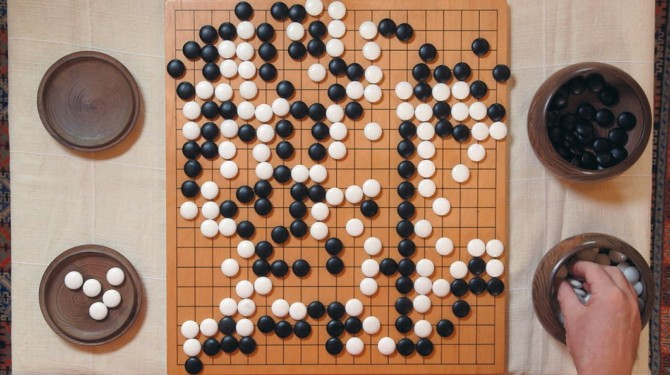
#> input picture study/my_traffic/my_traffic/python_codes/baduk2.jpg, 670 x 375 px
$ python tf_circle_baduk2.py
#> lines starting #> are read from the running program, lines starting #| are printed output that depends on the picture
import cv2
import numpy as np

img = cv2.imread('baduk2.jpg', cv2.IMREAD_GRAYSCALE)
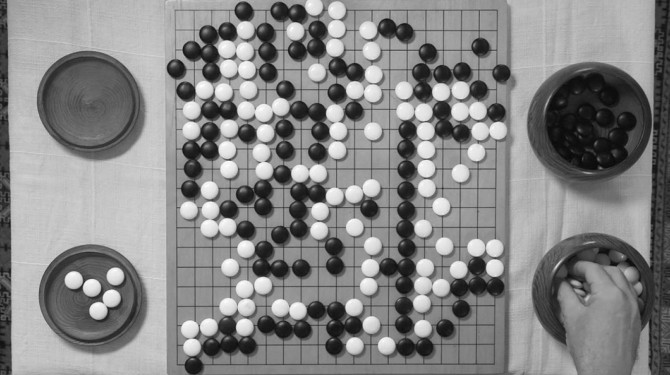
#> img: shape (375, 670); min 7, max 255, mean 133.7
blur = cv2.GaussianBlur(img, (3, 3), 0)
cimg = cv2.cvtColor(blur,cv2.COLOR_GRAY2BGR)

circles = cv2.HoughCircles(blur, cv2.HOUGH_GRADIENT,
                   1,
                   20,
                   param1=50,
                   param2=25,
                   minRadius=0,
                   maxRadius=50)
#> circles = 181 rows, first 8: [89.5, 294.5, 43.8], [594.5, 120.5, 49.4], [597.5, 295.5, 49.4], [96.5, 110.5, 49.4], [384.5, 178.5, 49.4], [347.5, 81.5, 48.3], [324.5, 209.5, 42.7], [415.5, 53.5, 45]

circles = np.uint16(np.around(circles))
#> circles = 181 rows, first 8: [90, 294, 44], [594, 120, 49], [598, 296, 49], [96, 110, 49], [384, 178, 49], [348, 82, 48], [324, 210, 43], [416, 54, 45]

for i in circles[0,:]:
    cv2.circle(cimg,(i[0],i[1]),i[2],(0,255,0),2)
    cv2.circle(cimg,(i[0],i[1]),2,(0,0,255),3)
#> this loop made 181 passes
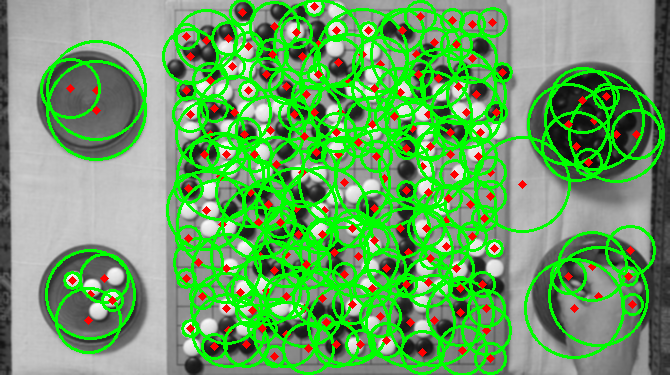
#> cimg: shape (375, 670, 3); mean B, G, R 99.6, 163.6, 106.5

cv2.imshow('img', cimg)
cv2.waitKey(0)
cv2.destroyAllWindows()

$ run again, with study/my_traffic/my_traffic/python_codes/baduk1.jpg copied over study/my_traffic/my_traffic/python_codes/baduk2.jpg
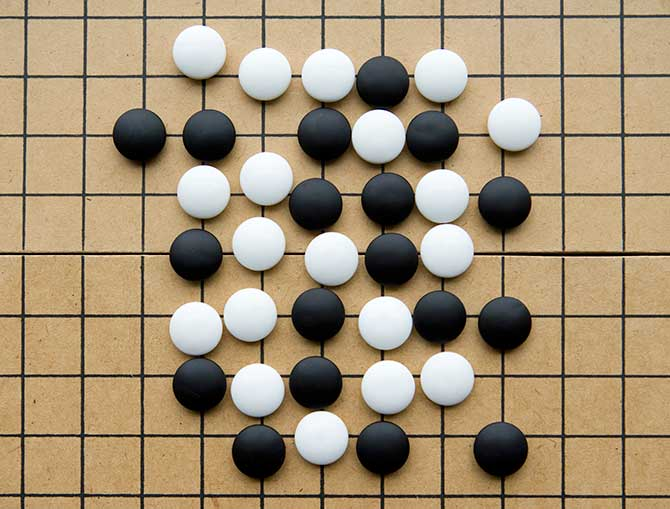
#> input picture study/my_traffic/my_traffic/python_codes/baduk1.jpg, 670 x 509 px
#> `img = cv2.imread('baduk2.jpg', cv2.IMREAD_GRAYSCALE)`:
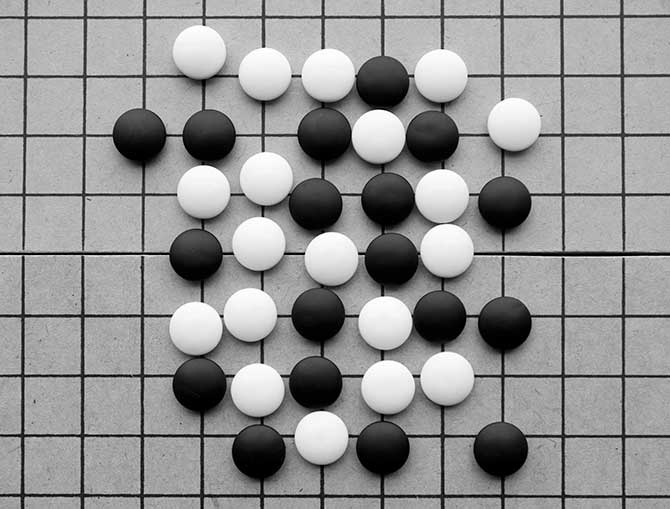
#> img: shape (509, 670); min 0, max 255, mean 147.8
#> `circles = cv2.HoughCircles(blur, cv2.HOUGH_GRADIENT, 1, 20, param1=50,..`: circles = 166 rows, first 8: [315.5, 382.5, 27.1], [391.5, 259.5, 27], [504.5, 323.5, 27.1], [431.5, 136.5, 27.1], [575.5, 327.5, 49.4], [489.5, 429.5, 49.4], [543.5, 388.5, 49.4], [514.5, 216.5, 49.4]
#> `circles = np.uint16(np.around(circles))`: circles = 166 rows, first 8: [316, 382, 27], [392, 260, 27], [504, 324, 27], [432, 136, 27], [576, 328, 49], [490, 430, 49], [544, 388, 49], [514, 216, 49]
#> the loop `for i in circles[0,:]:` made 166 passes
#> after the loop `for i in circles[0,:]:`:
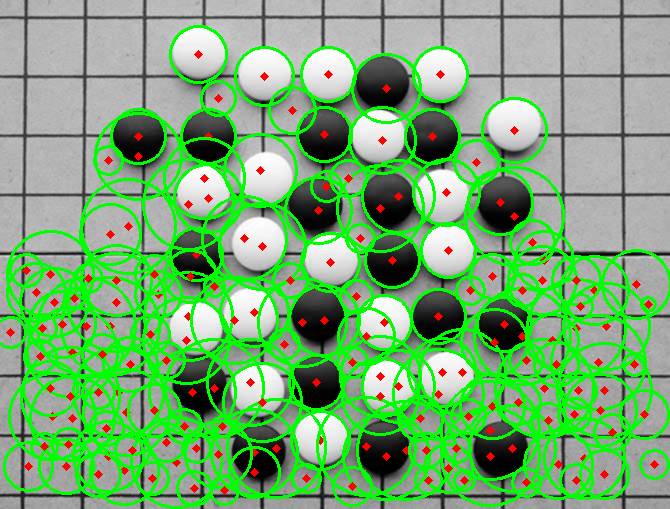
#> cimg: shape (509, 670, 3); mean B, G, R 115, 170.6, 119.9

$ run again, with study/my_traffic/my_traffic/python_codes/traffic_light.jpg copied over study/my_traffic/my_traffic/python_codes/baduk2.jpg
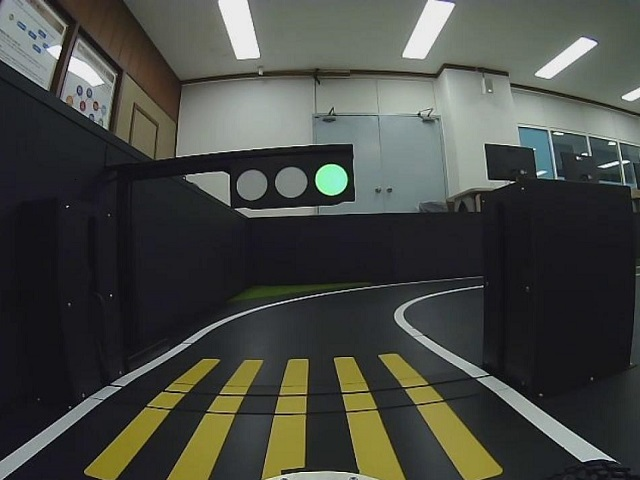
#> input picture study/my_traffic/my_traffic/python_codes/traffic_light.jpg, 640 x 480 px
#> `img = cv2.imread('baduk2.jpg', cv2.IMREAD_GRAYSCALE)`:
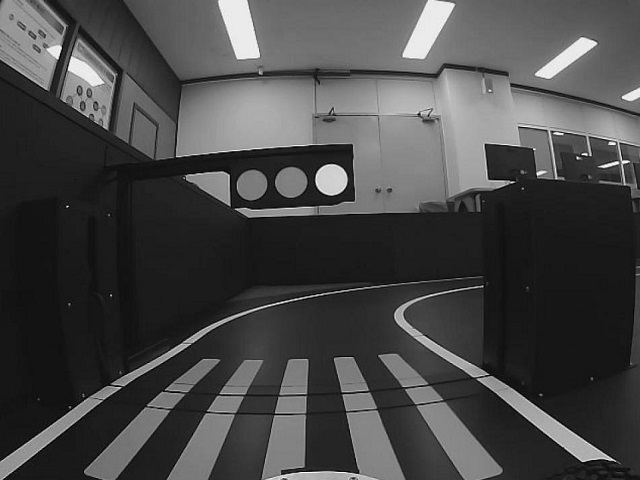
#> img: shape (480, 640); min 0, max 255, mean 71.4
#> `circles = cv2.HoughCircles(blur, cv2.HOUGH_GRADIENT, 1, 20, param1=50,..`: circles = 13 rows, first 8: [71.5, 78.5, 34.9], [331.5, 179.5, 15.6], [151.5, 135.5, 25.7], [250.5, 183.5, 16.3], [54.5, 61.5, 29.4], [96.5, 97.5, 21.6], [290.5, 181.5, 15.1], [30.5, 46.5, 23.9]
#> `circles = np.uint16(np.around(circles))`: circles = 13 rows, first 8: [72, 78, 35], [332, 180, 16], [152, 136, 26], [250, 184, 16], [54, 62, 29], [96, 98, 22], [290, 182, 15], [30, 46, 24]
#> the loop `for i in circles[0,:]:` made 13 passes
#> after the loop `for i in circles[0,:]:`:
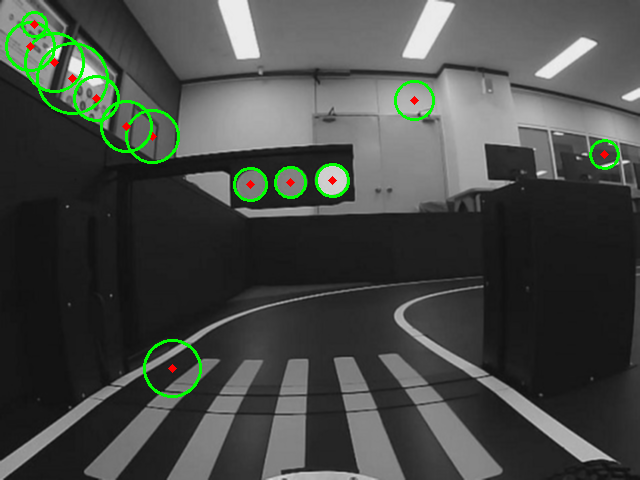
#> cimg: shape (480, 640, 3); mean B, G, R 69.4, 73.7, 69.9

$ run again, with study/my_traffic/my_traffic/python_codes/stopline.png saved as study/my_traffic/my_traffic/python_codes/baduk2.jpg
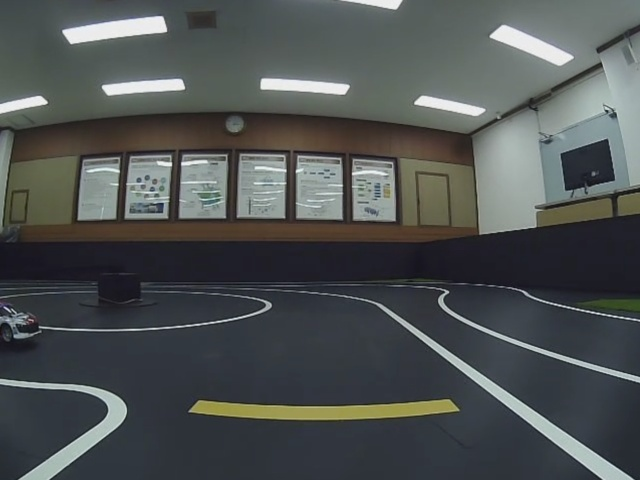
#> input picture study/my_traffic/my_traffic/python_codes/stopline.png, 640 x 480 px
#> `img = cv2.imread('baduk2.jpg', cv2.IMREAD_GRAYSCALE)`:
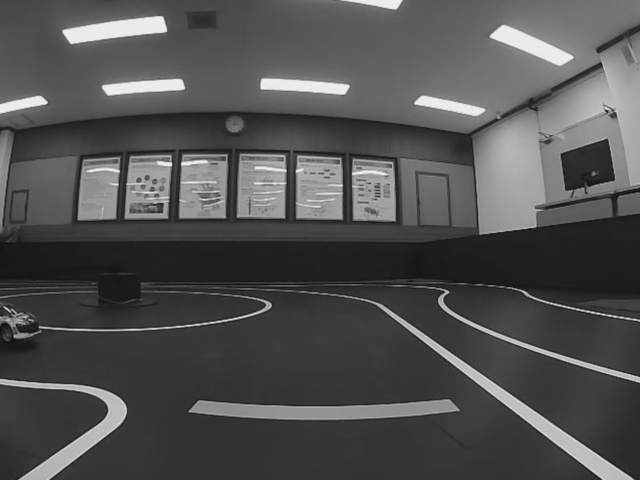
#> img: shape (480, 640); min 16, max 243, mean 81.4
#> `circles = cv2.HoughCircles(blur, cv2.HOUGH_GRADIENT, 1, 20, param1=50,..`: circles = 20 rows, first 8: [94.5, 190.5, 32.7], [191.5, 211.5, 29.3], [306.5, 176.5, 21.7], [250.5, 179.5, 23.9], [140.5, 175.5, 17.2], [204.5, 170.5, 22.7], [276.5, 203.5, 21.6], [332.5, 204.5, 19.4]
#> `circles = np.uint16(np.around(circles))`: circles = 20 rows, first 8: [94, 190, 33], [192, 212, 29], [306, 176, 22], [250, 180, 24], [140, 176, 17], [204, 170, 23], [276, 204, 22], [332, 204, 19]
#> the loop `for i in circles[0,:]:` made 20 passes
#> after the loop `for i in circles[0,:]:`:
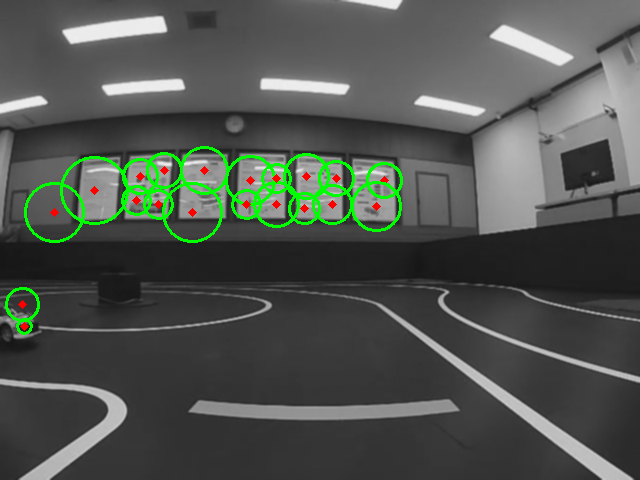
#> cimg: shape (480, 640, 3); mean B, G, R 78.7, 84.3, 79.4
